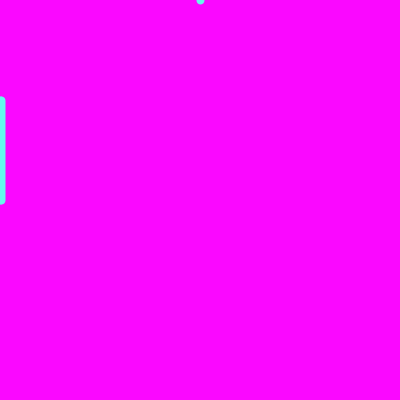
Frame 1 (no input)
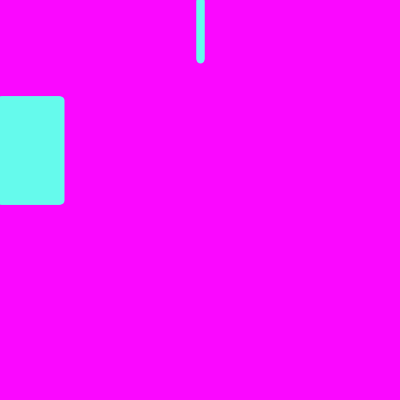
Frame 60 (the mouse pressed at the canvas centre just before this capture)
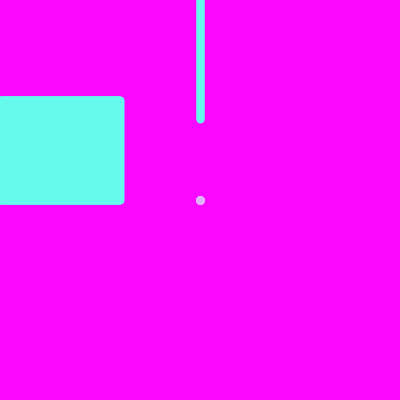
Frame 120 (the mouse held since frame 60 and released just before this capture)

The Processing sketch that drew these frames (run headless with seeded random() and noise(); from frame 60 on, the mouse is pressed at the canvas centre):

// Processing sketch: processing_183867
// ── processing_183867.pde

float x = 0;
float y= 0;

void setup() {
  size(400, 400);
  background(#FA08FF);
  stroke(255);
}

void change_line_color (){ 
  
  if (random (100)>80) {
    stroke (0);
  }else {
  stroke (0);
}
}
  void keyPressed () {
    save ("processingdrawing.png");
  }
  
void draw() {
  
  stroke (#E0B2FF);
  strokeWeight(8);
  
  if (mousePressed ==true) {
      point (mouseX,mouseY);
  }
  

 
  stroke (#65FAEC);
  strokeWeight(8);
  line(x, 200, x, 100);
  x = x + 1;
  
   line (200, y, 200, y);
  //strokeWeight ();
   y = y + 1;

stroke (#65FAEC);
  strokeWeight(8);
  line(x,100,x,200);
  
  if (x > width) {
    x = 0;
  }
  
  if (y > 400) {
  y = 0;
  }
  // sometimes we decide to change the line color
  if (random(100) > 70) {
    change_line_color ();
  }
    // now we decide if to use black or white
    if (random(100) > 50) {
      change_line_color ();
  
      stroke(0);
    } 
    else {
      stroke(255);
    }
    
  }
